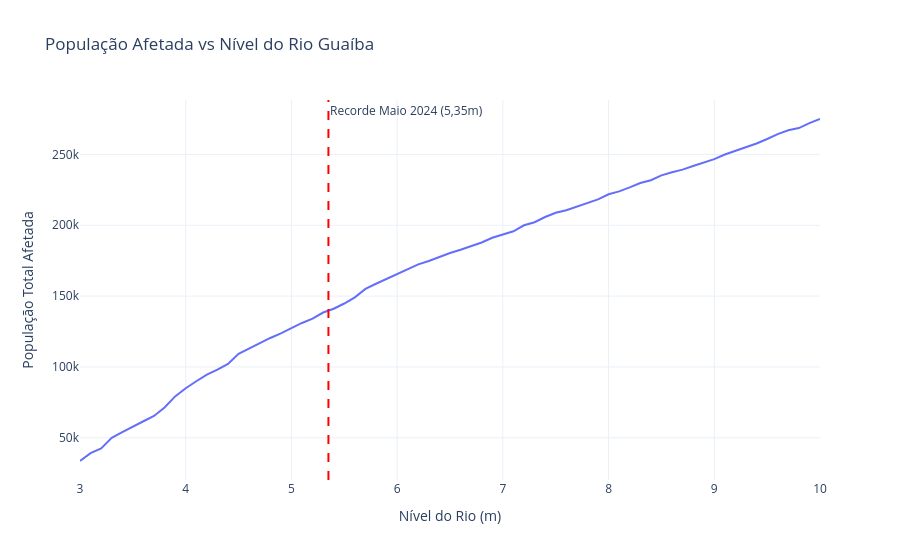

The cell this chart's notebook holds for it:
### Markdown cell above
### Gráfico 1 (Tela 1): Curva da População Afetada por Nível
**Requisito:** Uma curva da população afetada em toda a cidade por nível do rio, com o nível recorde de maio de 2024 (5,35 m) marcado.

### Code cell
df_populacao_total = df.groupby('nivel_m')['affected_population'].sum().reset_index()

fig1 = px.line(df_populacao_total, x='nivel_m', y='affected_population', 
               title='População Afetada vs Nível do Rio Guaíba',
               labels={'nivel_m': 'Nível do Rio (m)', 'affected_population': 'População Total Afetada'})

# Marcação do Recorde Histórico de 2024
fig1.add_vline(x=5.35, line_dash="dash", line_color="red", 
               annotation_text="Recorde Maio 2024 (5,35m)")

fig1.show()

# Este gráfico demonstra a curva de crescimento do impacto populacional. 
# A marcação em 5,35m evidencia o ponto de catástrofe com tamanho maior.

### Figure 1 — Plotly figure (JSON) as saved in the notebook; plotly's stock layout.template omitted (floating-point values rounded to 4 significant figures)
{"data": [{"hovertemplate": "Nível do Rio (m)=%{x}<br>População Total Afetada=%{y}<extra></extra>", "legendgroup": "", "line": {"color": "#636efa", "dash": "solid"}, "marker": {"symbol": "circle"}, "mode": "lines", "name": "", "orientation": "v", "showlegend": false, "type": "scatter", "x": [3.0, 3.1, 3.2, 3.3, 3.4, 3.5, 3.6, 3.7, 3.8, 3.9, 4.0, 4.1, 4.2, 4.3, 4.4, 4.5, 4.6, 4.7, 4.8, 4.9, 5.0, 5.1, 5.2, 5.3, 5.4, 5.5, 5.6, 5.7, 5.8, 5.9, 6.0, 6.1, 6.2, 6.3, 6.4, 6.5, 6.6, 6.7, 6.8, 6.9, 7.0, 7.1, 7.2, 7.3, 7.4, 7.5, 7.6, 7.7, 7.8, 7.9, 8.0, 8.1, 8.2, 8.3, 8.4, 8.5, 8.6, 8.7, 8.8, 8.9, 9.0, 9.1, 9.2, 9.3, 9.4, 9.5, 9.6, 9.7, 9.8, 9.9, 10.0], "xaxis": "x", "y": [33634, 39225, 42553, 49951, 53936, 58066, 61696, 65410, 71400, 79235, 84970, 89928, 94612, 98127, 102161, 109259, 113009, 117250, 120465, 123722, 127611, 131049, 134094, 138414, 141108, 144772, 149115, 155092, 158720, 162264, 165811, 168995, 172410, 174797, 177861, 180387, 182680, 184989, 187849, 191210, 193620, 195756, 199979, 202160, 205830, 208824, 210638, 213155, 216089, 218300, 221899, 223926, 226729, 229822, 231790, 235218, 237448, 239258, 241811, 244116, 246697, 249969, 252532, 255023, 257683, 260877, 264338, 267059, 268606, 272125, 274993], "yaxis": "y"}], "layout": {"annotations": [{"showarrow": false, "text": "Recorde Maio 2024 (5,35m)", "x": 5.35, "xanchor": "left", "xref": "x", "y": 1, "yanchor": "top", "yref": "y domain"}], "legend": {"tracegroupgap": 0}, "shapes": [{"line": {"color": "red", "dash": "dash"}, "type": "line", "x0": 5.35, "x1": 5.35, "xref": "x", "y0": 0, "y1": 1, "yref": "y domain"}], "title": {"text": "População Afetada vs Nível do Rio Guaíba"}, "xaxis": {"anchor": "y", "domain": [0, 1], "title": {"text": "Nível do Rio (m)"}}, "yaxis": {"anchor": "x", "domain": [0, 1], "title": {"text": "População Total Afetada"}}}}
